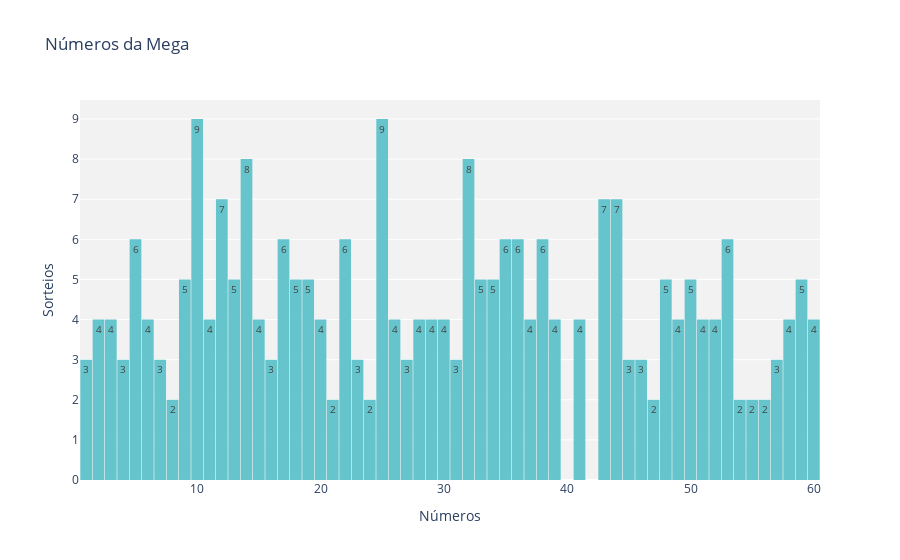

The notebook cell saved with this chart:
### Markdown cell above
# Histograma

### Code cell
fig = px.histogram(resultados_mega, x = "numeros", nbins = 60,
                  color_discrete_sequence = px.colors.qualitative.Pastel,
                  title = "Números da Mega",
                  text_auto = True)

fig.update_layout(bargap = 0.05,
                 plot_bgcolor = "#F2F2F2")

fig.update_xaxes(title = "Números")
fig.update_yaxes(title = "Sorteios")

fig.show()

### Figure 1 — Plotly figure (JSON) as saved in the notebook; plotly's stock layout.template omitted (floating-point values rounded to 4 significant figures; data arrays with more than 128 entries replaced by an {"elided": "..."} marker saying what was removed)
{"data": [{"alignmentgroup": "True", "bingroup": "x", "hovertemplate": "numeros=%{x}<br>count=%{y}<extra></extra>", "legendgroup": "", "marker": {"color": "rgb(102, 197, 204)", "pattern": {"shape": ""}}, "name": "", "nbinsx": 60, "offsetgroup": "", "orientation": "v", "showlegend": false, "texttemplate": "%{value}", "type": "histogram", "x": {"elided": "258 int values"}, "xaxis": "x", "yaxis": "y"}], "layout": {"bargap": 0.05, "barmode": "relative", "legend": {"tracegroupgap": 0}, "plot_bgcolor": "#F2F2F2", "title": {"text": "Números da Mega"}, "xaxis": {"anchor": "y", "domain": [0, 1], "title": {"text": "Números"}}, "yaxis": {"anchor": "x", "domain": [0, 1], "title": {"text": "Sorteios"}}}}
